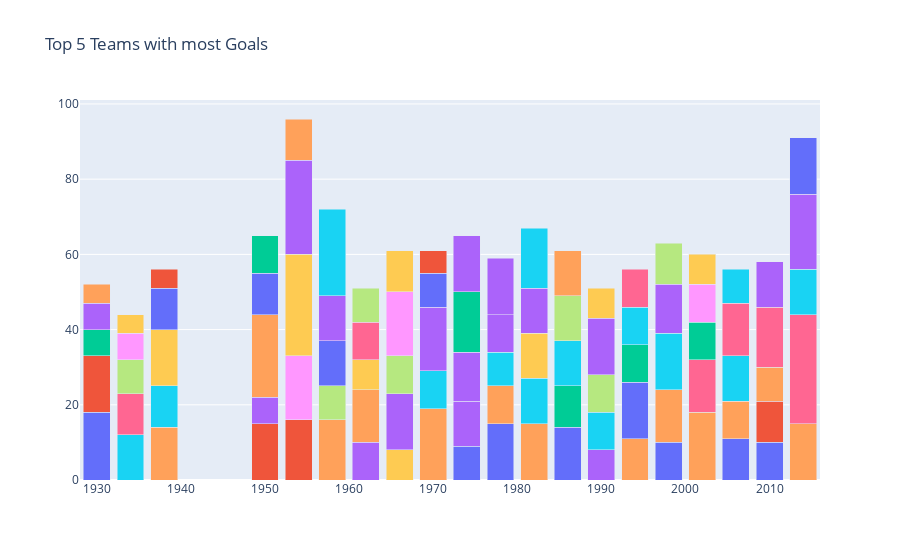

The code cell stored with this chart in its notebook:
### Code cell
data = []
for team in top5['Country'].drop_duplicates().values:
    year = top5[top5['Country'] == team]['Year']
    goal = top5[top5['Country'] == team]['Goals']
    
    data.append(go.Bar(x = year, y = goal, name = team))
layout = go.Layout(barmode = 'stack', title = 'Top 5 Teams with most Goals', showlegend = False)

fig = go.Figure(data = data, layout = layout)
fig.show()

### Figure 1 — Plotly figure (JSON) as saved in the notebook; plotly's stock layout.template omitted (floating-point values rounded to 4 significant figures)
{"data": [{"name": "Argentina", "type": "bar", "x": [1930, 1974, 1978, 1986, 1998, 2006, 2010], "y": [18, 9, 15, 14, 10, 11, 10]}, {"name": "Uruguay", "type": "bar", "x": [1930, 1950, 1954, 2010], "y": [15, 15, 16, 11]}, {"name": "USA", "type": "bar", "x": [1930], "y": [7]}, {"name": "Yugoslavia", "type": "bar", "x": [1930, 1950, 1962, 1974, 1990], "y": [7, 7, 10, 12, 8]}, {"name": "Brazil", "type": "bar", "x": [1930, 1938, 1950, 1958, 1962, 1970, 1978, 1982, 1994, 1998, 2002, 2006, 2010, 2014], "y": [5, 14, 22, 16, 14, 19, 10, 15, 11, 14, 18, 10, 9, 15]}, {"name": "Italy", "type": "bar", "x": [1934, 1938, 1970, 1978, 1982, 1990, 2006], "y": [12, 11, 10, 9, 12, 10, 12]}, {"name": "Germany", "type": "bar", "x": [1934, 2002, 2006, 2010, 2014], "y": [11, 14, 14, 16, 29]}, {"name": "Czechoslovakia", "type": "bar", "x": [1934, 1958, 1990], "y": [9, 9, 10]}, {"name": "Austria", "type": "bar", "x": [1934, 1954], "y": [7, 17]}, {"name": "Hungary", "type": "bar", "x": [1934, 1938, 1954, 1962, 1966, 1982], "y": [5, 15, 27, 8, 8, 12]}, {"name": "Sweden", "type": "bar", "x": [1938, 1950, 1958, 1994], "y": [11, 11, 12, 15]}, {"name": "Cuba", "type": "bar", "x": [1938], "y": [5]}, {"name": "Spain", "type": "bar", "x": [1950, 1986, 1994, 2002], "y": [10, 11, 10, 10]}, {"name": "Germany FR", "type": "bar", "x": [1954, 1958, 1966, 1970, 1974, 1978, 1982, 1990], "y": [25, 12, 15, 17, 13, 10, 12, 15]}, {"name": "Switzerland", "type": "bar", "x": [1954], "y": [11]}, {"name": "France", "type": "bar", "x": [1958, 1982, 1986, 1998, 2006, 2014], "y": [23, 16, 12, 15, 9, 12]}, {"name": "Chile", "type": "bar", "x": [1962], "y": [10]}, {"name": "Soviet Union", "type": "bar", "x": [1962, 1966, 1986], "y": [9, 10, 12]}, {"name": "Portugal", "type": "bar", "x": [1966], "y": [17]}, {"name": "England", "type": "bar", "x": [1966, 1990], "y": [11, 8]}, {"name": "Peru", "type": "bar", "x": [1970], "y": [9]}, {"name": "Mexico", "type": "bar", "x": [1970], "y": [6]}, {"name": "Poland", "type": "bar", "x": [1974], "y": [16]}, {"name": "Netherlands", "type": "bar", "x": [1974, 1978, 1998, 2010, 2014], "y": [15, 15, 13, 12, 20]}, {"name": "Belgium", "type": "bar", "x": [1986], "y": [12]}, {"name": "Bulgaria", "type": "bar", "x": [1994], "y": [10]}, {"name": "Romania", "type": "bar", "x": [1994], "y": [10]}, {"name": "Croatia", "type": "bar", "x": [1998], "y": [11]}, {"name": "Turkey", "type": "bar", "x": [2002], "y": [10]}, {"name": "Korea Republic", "type": "bar", "x": [2002], "y": [8]}, {"name": "Colombia", "type": "bar", "x": [2014], "y": [15]}], "layout": {"barmode": "stack", "showlegend": false, "title": {"text": "Top 5 Teams with most Goals"}}}
